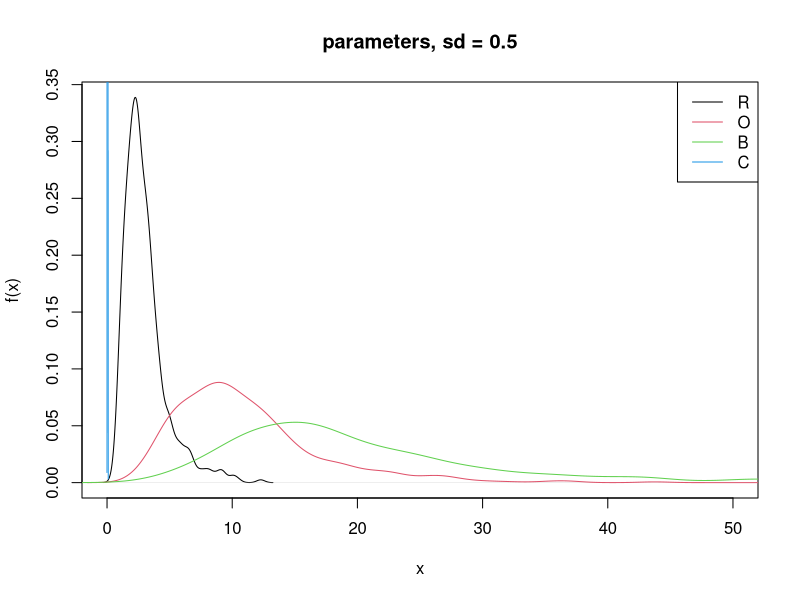
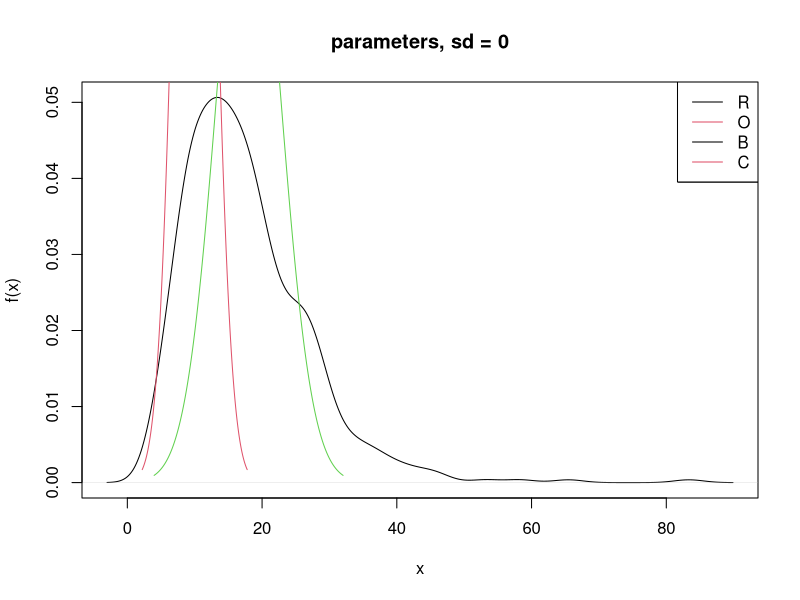
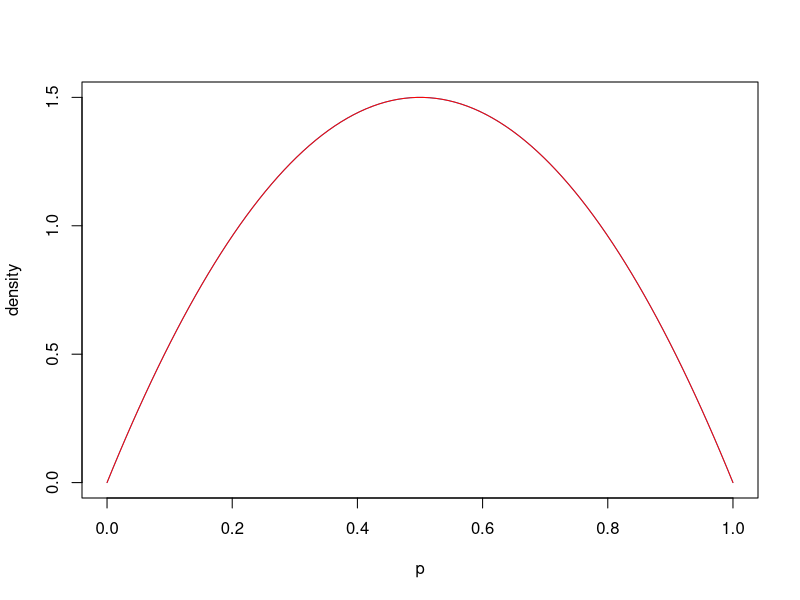

The R source for these figures, in order: (Note: this script raises an error after producing the figures.)
#### OLD: Current priors (Cole did this) ####

r = rlnorm(500, log(2.7),0.5)
h = rlnorm(500, log(10),0.5)
b = rlnorm(500, log(18),0.5)
c = rlnorm(500, log(0.02),0.5)
p = seq(0,25, length = 500)

plot(density(r), type = 'l',xlab="x",ylab="f(x)", main = 'parameters, sd = 0.5', col = 1, xlim = c(0,50))
#lines(density(r),col="red")
lines(density(h),col=2)
lines(density(b),col=3)
lines(density(c),col=4)
legend("topright",c("R", "O", 'B', 'C'),lty=1,col=1:4)

#lognormals with the 0 value
r = rlnorm(500, 2.7,0.5)
h = rlnorm(500, log(10),0)
b = rlnorm(500, log(18),0)
c = rlnorm(500, log(0.02),0)
grid = seq(0,25,.1)

plot(density(r), type = 'l',xlab="x",ylab="f(x)", main = 'parameters, sd = 0', col = 1)
lines(density(h),col=2)
lines(density(b),col=3)
lines(density(c),col=4)
legend("topright",c("R", "H", 'B', 'C'),lty=1,col=1:4)


legend("topright",c("R", "O", 'B', 'C'),lty=1,col=1:2)

p = seq(0,1, length = 100)
plot(p, dbeta(p, 2,2), ylab = 'density', type = 'l', col = 4)
lines(p, dbeta(p, 2,2), col = 'red')

#the two betas have the same dist

plot()

#### OLD: Fucking around ####

# Normal dist.
r = rnorm(1000,2.5,1) # 2.5
mean(r)
h = rnorm(1000,0.06,0.5) # 0.06
mean(h)
b = rnorm(1000,35,1) # 35
mean(b)
c = rnorm(1000,0.2,1) # 0.1
mean(c)
u = rbeta(1000,2,2) # 0.2
mean(u)
O = rbeta(1000,2,2) # 0.01
mean(O)
plot(density(r), type = 'l',xlab="x",ylab="f(x)", main = 'Prior Probability Density', col = 1, xlim = c(0,100), ylim = c(0,1))
lines(density(h),col=2)
lines(density(b),col=3)
lines(density(c),col=4)
lines(density(u),col=5)
lines(density(O),col=6)
legend("topright",c("r = 2.5", "h = 0.06", 'b = 35', 'c = 0.2',"u = 0.2","O = 0.008"),lty=1,col=1:6)

O = rbeta(100000,0.5,50) # 0.008
mean(O)
plot(density(O), type = 'l',xlab="x",ylab="Density", main = 'Prior Probability Density', col = 1, xlim = seq(0,1), ylim = c(0,1))

O = rbinom(1000,size=1,prob=0.2)
mean(O)
plot(density(O), type = 'l',xlab="x",ylab="Density", main = 'Prior Probability Density', col = 1, xlim = seq(0,1), ylim = c(0,1))


# Boop
r = rnorm(1000,2.5,1) # 2.5
mean(r)
h = rnorm(1000,0.075,0.5) # 0.06
mean(h)
b = rnorm(1000,35,1) # 35
mean(b)
c = rnorm(1000,0.3,1) # 0.1
mean(c)
u = rnorm(1000,0,0.5) # 0.2
mean(u)
O = rnorm(1000,0,0.5) # 0.01
mean(O)
plot(density(r), type = 'l',xlab="x",ylab="f(x)", main = 'Prior Probability Density', col = 1, xlim = c(0,100), ylim = c(0,1))
lines(density(h),col=2)
lines(density(b),col=3)
lines(density(c),col=4)
lines(density(u),col=5)
lines(density(O),col=6)
legend("topright",c("r = 2.5", "h = 0.06", 'b = 35', 'c = 0.2',"u = 0.2","O = 0.008"),lty=1,col=1:6)








h = rnorm(1000,0.075,0.5) # 0.06
mean(h)
c = rnorm(1000,0.3,0.5) # 0.1
mean(c)
u = rnorm(1000,0.4,0.5) # 0.2
mean(u)
O = rnorm(1000,0.015,0.5) # 0.01
mean(O)
plot(density(h), type = 'l',xlab="x",ylab="f(x)", main = 'Prior Probability Density', col = 1, xlim = c(0,1), ylim = c(0,1))
lines(density(c),col=2)
lines(density(u),col=3)
lines(density(O),col=4)
legend("topright",c("h = 0.075", 'c = 0.3',"u = 0.41","O = 0.012"),lty=1,col=1:4)

h = rnorm(1000,0.075,0.5) # 0.06
mean(h)
c = rnorm(1000,0.3,0.5) # 0.1
mean(c)
u = rnorm(1000,0.4,0.5) # 0.2
mean(u)
O = rnorm(1000,0.015,0.5) # 0.01
mean(O)
r = rnorm(1000,2.5,1) # 2.5
mean(r)
b = rnorm(1000,35,1) # 35
mean(b)
Z_init = rlnorm(1000,log(3),1)
plot(density(r), type = 'l',xlab="x",ylab="f(x)", main = 'Prior Probability Density', col = 1, xlim = c(0,50), ylim = c(0,1))
lines(density(O),col=2)
lines(density(h),col=3)
lines(density(b),col=4)
lines(density(c),col=5)
lines(density(u),col=6)
legend("topright",c("r = 2.5","O = 0.012","h = 0.075","b = 35","c = 0.3","u = 0.41"),lty=1,col=1:6)

Z_init = rlnorm(1000,log(3),1)
plot(density(Z_init), type = 'l',xlab="x",ylab="f(x)", main = 'Prior Probability Density', col = 1, xlim = c(0,400), ylim = c(0,1))
mean(Z_init)
log(80)
log(200)

sigma = rlnorm(1000,-1,1)
plot(density(sigma), type = 'l',xlab="x",ylab="f(x)", main = 'Prior Probability Density', col = 1, xlim = c(0,1), ylim = c(0,1))
mean(sigma)


h = rlnorm(1000,log(0.075),0.5) # 0.075
mean(h)
c = rlnorm(1000,log(0.3),0.5) # 0.3
mean(c)
u = rlnorm(1000,log(0.4),0.5) # 0.41
mean(u)
O = rlnorm(1000,log(0.015),0.5) # 0.01
mean(O)
r = rlnorm(1000,log(2.5),0.5) # 2.5
mean(r)
b = rlnorm(1000,log(35),0.5) # 35
mean(b)
plot(density(r), type = 'l',xlab="x",ylab="f(x)", main = 'Prior Probability Density', col = 1, xlim = c(0,50), ylim = c(0,1))
lines(density(O),col=2)
lines(density(h),col=3)
lines(density(b),col=4)
lines(density(c),col=5)
lines(density(u),col=6)
legend("topright",c("r = 2.5","O = 0.012","h = 0.075","b = 35","c = 0.3","u = 0.41"),lty=1,col=1:6)


x_log = runif(1000, log(10^(-6)), log(1)) # 10^(-6) = 0.000001
plot(density(x_log))
x = exp(x_log)
plot(density(x))
# > min(x)
# [1] 1.063668e-06
# > max(x)
# [1] 0.9885564

x <- rlnorm(100,3)
plot(density(x))

x <- rnorm(1000, 0.5, 1)
x <- sort(x); x <- rev(x); fn <- which(x < 0)[1]; x <- x[x[1]:fn]
plot(density(x))
mean(x); range(x)

x <- rnorm(1000, 1, 3)
plot(density(x))
mean(x); range(x)

x <- rlnorm(1000, 5, 1)
plot(density(x))
mean(x); range(x)

#### Antia et al. model =========================
## True values
r_true <- 0.2; k_true <- 0.01; p_true <- 1; o_true <- 1000

## r, greater than 0
r <- rnorm(1000, 1, 3)
r <- sort(r); r <- rev(r); fn <- which(r < 0)[1]; r <- r[r[1]:fn]
plot(density(r))
abline(v = r_true)
mean(r); range(r)

## k, between 0 and 1
k <- rlnorm(1000, log(0.1), 1)
k <- sort(k); g1 <- which(k >= 1)[1]; k <- k[1:g1-1]
#k <- rev(k); fn <- which(k < 0)[1]; k <- k[k[1]:fn]
plot(density(k))
abline(v = k_true)
mean(k); range(k)

## p, greater than 0
p <- rnorm(1000, 1, 1)
p <- sort(p); p <- rev(p); fn <- which(p < 0)[1]; p <- p[p[1]:fn]
plot(density(p))
abline(v = p_true)
mean(p); range(p)

## o, greater than 0
o <- rnorm(1000, 1000, 10)
#o <- sort(o); o <- rev(o); fn <- which(o < 0)[1]; o <- o[o[1]:fn]
plot(density(o))
abline(v = o_true)
mean(o); range(o)

#### Nowak and May model ========================
#### ... Damping oscillations ===================
## True values
r_true <-2.5; O_true <- 0.008; h_true <- 0.06; b_true <- 35; c_true <- 0.2; u_true <- 0.2

## r, greater than 0
r <- rnorm(1000, 1, 4)
r <- sort(r); r <- rev(r); fn <- which(r < 0)[1]; r <- r[r[1]:fn]
plot(density(r))
abline(v = r_true)
mean(r); range(r)

## O, between 0 and 1
O <- rnorm(1000, 0, 1)
O <- sort(O); g1 <- which(O >= 1)[1]; O <- O[1:g1-1]
O <- rev(O); fn <- which(O < 0)[1]; O <- O[O[1]:fn]
plot(density(O))
abline(v = O_true)
mean(O); range(O)

## h, greater than 0
h <- rnorm(1000, 0, 1)
h <- sort(h); h <- rev(h); fn <- which(h < 0)[1]; h <- h[h[1]:fn]
plot(density(h))
abline(v = h_true)
mean(h); range(h)

## b, greater than 0
b <- rnorm(1000, 100, 100)
b <- sort(b); b <- rev(b); fn <- which(b < 0)[1]; b <- b[b[1]:fn]
plot(density(b))
abline(v = b_true)
mean(b); range(b)

## c, greater than 0
c <- rnorm(1000, 0, 1)
c <- sort(c); c <- rev(c); fn <- which(c < 0)[1]; c <- c[c[1]:fn]
plot(density(c))
abline(v = c_true)
mean(c); range(c)

## u, between 0 and 1
u <- rnorm(1000, 0, 1)
u <- sort(u); g1 <- which(u >= 1)[1]; u <- u[1:g1-1]
u <- rev(u); fn <- which(u < 0)[1]; u <- u[u[1]:fn]
plot(density(u))
abline(v = u_true)
mean(u); range(u)

#### ... Stable limit cycle =====================
## True values
r_true <- 2.5; O_true <- 0.0012; h_true <- 0.075; b_true <- 35; c_true <- 0.3; u_true <- 0.41



